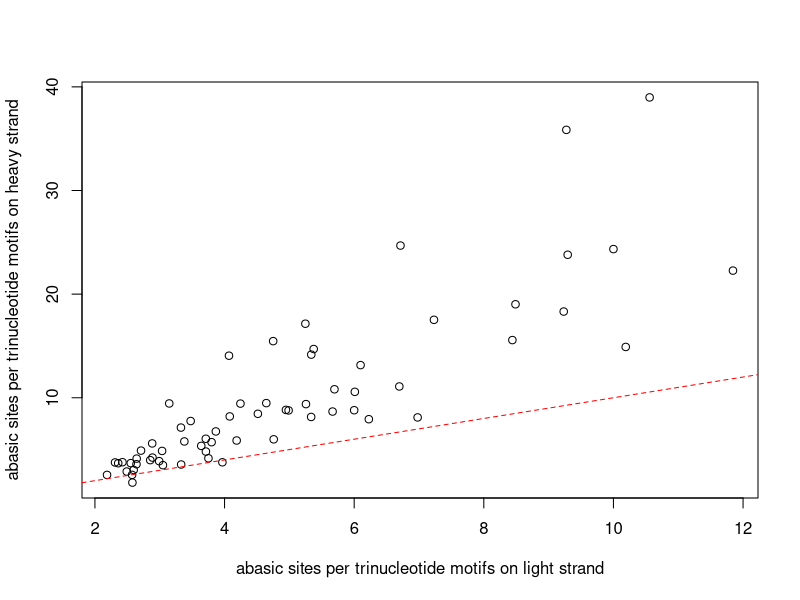
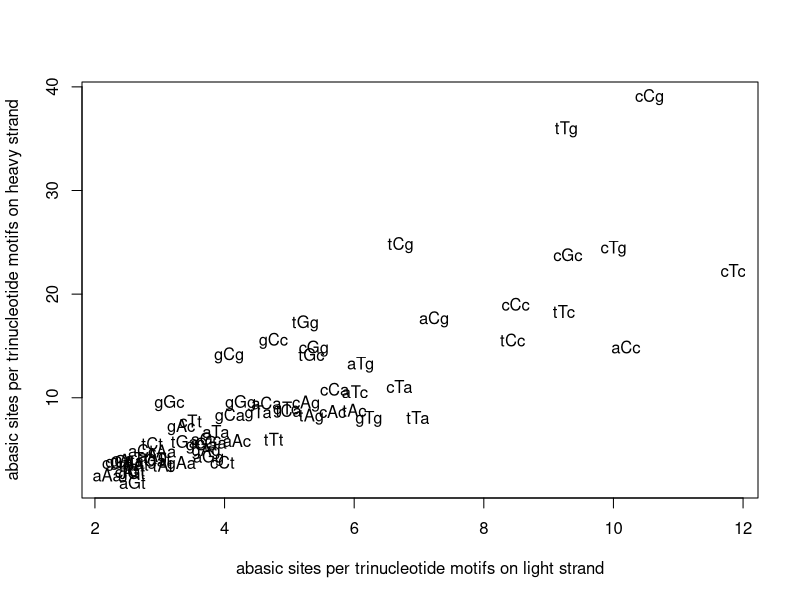
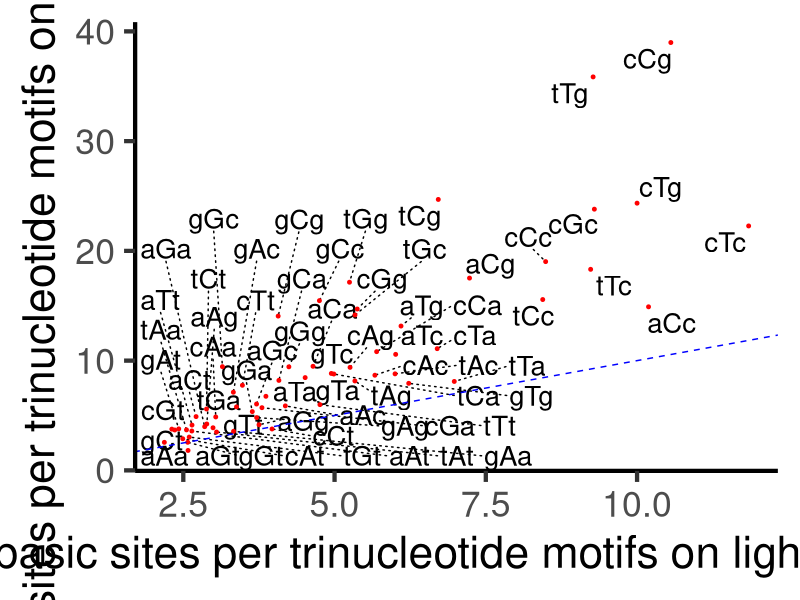

Write R code to recreate these figures, in order. (Note: this script raises an error after producing the figures.)
## ---- chunk 1
knitr::opts_chunk$set(echo = TRUE)
rm(list=ls(all=TRUE))
library(knitr)
# library(tidyverse)
# library(kableExtra)
library(ggplot2)
library(ggrepel)
options(ggrepel.max.overlaps = Inf)

## ---- chunk 2
AB = read.table('../data/AbasicSitesMtDNAcontext_HLcompare.csv', sep = ';', header=TRUE)
head(AB)
## ---- chunk 3
dim(AB)
cor.test(AB$avgL,AB$avgH, method = 'spearman')
plot(AB$avgL,AB$avgH, ylab = 'abasic sites per trinucleotide motifs on heavy strand', xlab = 'abasic sites per trinucleotide motifs on light strand')
abline(a=0, b=1, col = 'red', lty = 2)
plot(AB$avgL,AB$avgH,pch = '', ylab = 'abasic sites per trinucleotide motifs on heavy strand', xlab = 'abasic sites per trinucleotide motifs on light strand')
text(AB$avgL,AB$avgH,AB$origtriH)
## ---- chunk 4
ggplot(AB, aes(avgL, avgH, label = origtriH)) +
  geom_text_repel(segment.linetype=3, size=7) +
  geom_point(color = 'red', size=1) +
  theme_classic(base_size = 32) +
  ylab('Abasic sites per trinucleotide motifs on heavy strand') +
  xlab('Abasic sites per trinucleotide motifs on light strand') +
  geom_abline(slope = 1,
              intercept = 0,
              color="blue",
              linetype = "dashed")
# png("mtcars.png")
ggsave("../pictures/abasic_sites/h_vs_l.pdf", device = "pdf", width = 12, height = 12)
## ---- chunk 5
AB$AbasicSiteOnHeavyStrand = ''
for (i in 1:nrow(AB))
{ # i = 1
AB$AbasicSiteOnHeavyStrand[i] = unlist(strsplit(AB$origtriH[i],''))[2]
}

wilcox.test(AB[AB$AbasicSiteOnHeavyStrand == 'C',]$avgH, AB[AB$AbasicSiteOnHeavyStrand != 'C',]$avgH)
boxplot(AB[AB$AbasicSiteOnHeavyStrand == 'C',]$avgH, AB[AB$AbasicSiteOnHeavyStrand != 'C',]$avgH, notch = TRUE, names = c('C','ATG'))
boxplot(AB[AB$AbasicSiteOnHeavyStrand == 'A',]$avgH, AB[AB$AbasicSiteOnHeavyStrand == 'T',]$avgH, AB[AB$AbasicSiteOnHeavyStrand == 'G',]$avgH, AB[AB$AbasicSiteOnHeavyStrand == 'C',]$avgH, notch = TRUE, names = c('A','T','G','C'))

